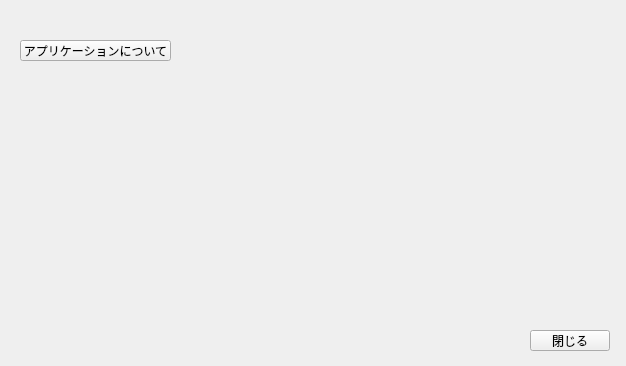
<?xml version="1.0" encoding="UTF-8"?>
<ui version="4.0">
 <class>MainWindow</class>
 <widget class="QMainWindow" name="MainWindow">
  <property name="geometry">
   <rect>
    <x>0</x>
    <y>0</y>
    <width>626</width>
    <height>366</height>
   </rect>
  </property>
  <property name="windowTitle">
   <string>MainWindow</string>
  </property>
  <widget class="QWidget" name="centralwidget">
   <widget class="QPushButton" name="pushButton">
    <property name="geometry">
     <rect>
      <x>20</x>
      <y>40</y>
      <width>151</width>
      <height>21</height>
     </rect>
    </property>
    <property name="text">
     <string>アプリケーションについて</string>
    </property>
   </widget>
   <widget class="QPushButton" name="pushButton_2">
    <property name="geometry">
     <rect>
      <x>530</x>
      <y>330</y>
      <width>80</width>
      <height>21</height>
     </rect>
    </property>
    <property name="text">
     <string>閉じる</string>
    </property>
   </widget>
  </widget>
 </widget>
 <resources/>
 <connections>
  <connection>
   <sender>pushButton_2</sender>
   <signal>clicked()</signal>
   <receiver>MainWindow</receiver>
   <slot>close()</slot>
   <hints>
    <hint type="sourcelabel">
     <x>558</x>
     <y>333</y>
    </hint>
    <hint type="destinationlabel">
     <x>558</x>
     <y>284</y>
    </hint>
   </hints>
  </connection>
 </connections>
</ui>
